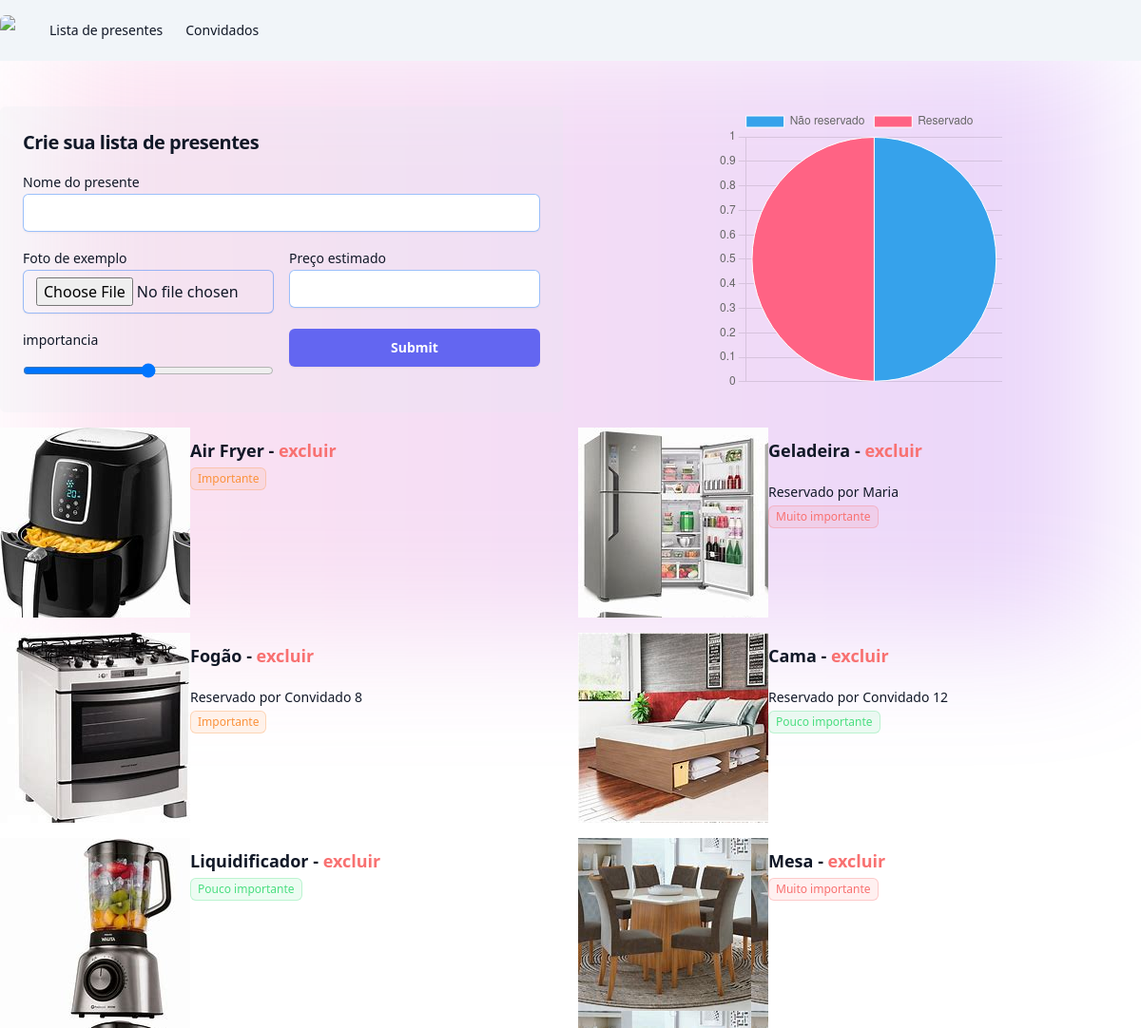
/noivos/, run on the app's committed database.
### noivos/models.py (models this page shows, shortened)
class Presentes(models.Model):
    nome_presente = models.CharField(max_length=100)
    foto = models.ImageField(upload_to='presentes')
    preco = models.DecimalField(max_digits=6, decimal_places=2)
    importancia = models.PositiveIntegerField()
    reservado = models.BooleanField(default=False)
    reservado_por = models.ForeignKey(Convidados, null=True, blank=True, on_delete=models.DO_NOTHING)

class Convidados(models.Model):
    status_choices = (
        ('AC', 'Aguardando confirmação'),
        ('C', 'Confirmado'),
        ('R', 'Recusado')
        )
    nome_convidado = models.CharField(max_length=100)
    whatsapp = models.CharField(max_length=25, null=True, blank=True)
    maximo_acompanhantes = models.PositiveIntegerField(default=0)
    token = models.CharField(max_length=25)
    status = models.CharField(max_length=2, choices=status_choices, default='AC')
    data_status = models.DateTimeField("Data Resposta", null=True, blank=True)
    def __str__(self):
        return self.nome_convidado

### noivos/views.py (the view, shortened to what this page needs)
# urls.py: 2. Add a URL to urlpatterns:  path('', views.home, name='home')
def home(request):
    if request.method == "GET":
        presentes = Presentes.objects.all()
        qtdNaoReservado = Presentes.objects.filter(reservado=False).count()
        qtdReservado = Presentes.objects.filter(reservado=True).count()
        return render(request, 'home.html', {'presentes': presentes, 'qtdReservado':qtdReservado, 'qtdNaoReservado':qtdNaoReservado})

### noivos/templates/home.html (shortened to what this page needs)
{% extends "layout.html" %}
{% block 'body' %}
    <div class="max-w-7xl mx-auto mt-12">
        <div class="grid grid-cols-2 gap-4">
            <div class="bg-slate-200/20 p-6 rounded-md">
                <h2 class="text-balance text-xl font-semibold tracking-tight text-gray-900">Crie sua lista de presentes</h2>
                    <form action="{% url 'home' %}" method="POST" enctype="multipart/form-data">{% csrf_token %}
                        <label class="mt-4 block text-sm leading-6 text-gray-900">Nome do presente</label>
                        <input type="text" name="nome_presente" class="block w-full rounded-md border-0 px-3.5 py-2 text-gray-900 shadow-sm ring-1 ring-inset ring-g">
                        <div class="flex space-x-4">
                            <div class="w-full">
                                <label class="mt-4 block text-sm leading-6 text-gray-900">Foto de exemplo</label>
                                <input type="file" name="foto" class="block w-full rounded-md border-0 px-3.5 py-2 text-gray-900 shadow-sm ring-1 ring-inset ring-gr">
                            </div>
                            <div class="w-full">
                                <label class="mt-4 block text-sm leading-6 text-gray-900">Preço estimado</label>
                                <input type="number" name="preco" class="block w-full rounded-md border-0 px-3.5 py-2 text-gray-900 shadow-sm ring-1 ring-inset ring">
                            </div>
                        </div>
                        <div class="flex space-x-4">
                            <div class="w-full">
                                <label class="mt-4 block text-sm leading-6 text-gray-900">importancia</label>
                                <input type="range" min='1' max="5" name="importancia" class="block w-full py-3 text-gray-900">
                            </div>
                            <div class="w-full">
                                <input type="submit" class="rounded-md w-full mt-4 bg-indigo-500 px-3.5 py-2.5 text-sm font-semibold text-white shadow-sm hover:bg-ind">
                            </div>
                        </div>
                    </form>
                </div>
                    <div class="mx-auto">
                        <canvas id="myChart" class=""></canvas>
                    </div>
                </div>
            </div>
    <p>
    <div class="grid grid-cols-2 mt-4 gap-4">
        {% for presente in presentes %}
            <div>
                {% if presente.foto %}
                    <div style="float:left; width:200px; height:200px; object-fit:cover; background-image:url({{presente.foto.url}})"></div>
                {% endif %}
                    <h3 class="mt-2 text-lg font-semibold leading-8 text-gray-900">{{presente.nome_presente}} - <a href="{% url 'excluir_presente' presente.id %}" class="text-red-400">excluir</a></h3>
                    {% if presente.reservado %}
                        <p class="mt-4 block text-sm leading-6 text-gray-900">Reservado por {{ presente.reservado_por }}</p>
                    {% endif %}
                {% if presente.importancia <= 2 %}
                    <span class="inline-flex items-center rounded-md bg-green-400/10 px-2 py-1 text-xs font-medium text-green-400 ring-1 ring-inset ring-green-400/30">Pouco importante
                    </span>
                {% elif presente.importancia < 4 %}
                    <span class="inline-flex items-center rounded-md bg-orange-400/10 px-2 py-1 text-xs font-medium text-orange-400 ring-1 ring-inset ring-orange-400/30">Importante
                    </span>
                {% else %}
                    <span class="inline-flex items-center rounded-md bg-red-400/10 px-2 py-1 text-xs font-medium text-red-400 ring-1 ring-inset ring-red-400/30">Muito importante
                    </span>
                {% endif %}
            </div>
        {% endfor %}
    </div>
    <script>
        const ctx = document.getElementById('myChart');
        new Chart(ctx, {
            type: 'pie',
            data: {
            labels: ['Não reservado', 'Reservado'],
                datasets: [{
                    label: 'Presentes',
                    data: [{{qtdNaoReservado}},{{qtdReservado}}],
                    borderWidth: 1
                }]
            },
            options: {
                scales: {
                    y: {
                    beginAtZero: true
                }
            }
            }
        });
    </script>
{% endblock 'body' %}

### templates/layout.html (shortened to what this page needs)
<!DOCTYPE html>
<html lang="pt-br">
<head>
    <script src="https://cdn.tailwindcss.com"></script>
</head>
<body>
    {% include "partials/navbar.html" %}
    {% block 'body' %} {% endblock %}
    <div class="absolute inset-x-0 top-10 -z-10 flex transform-gpu justify-center overflow-hidden blur-3xl" aria-hidden="true">
''    <div class="aspect-[1108/632] w-[69.25rem] flex-none bg-gradient-to-r from-pink-400 to-purple-600 opacity-20"
        style="clip-path: polygon(43% 17%, 38% 52%, 84% 75%, 68% 21%, 41% 80%, 94% 35%, 17% 29%, 23% 73%, 92% 54%, 62% 83%, 29% 14%, 33% 74%, 3% 57%, 53%"
        </div>
    </div>
</body>
</html>

### templates/partials/navbar.html
{% load static %}
<nav class="bg-slate-100">
    <div class="mx-auto max-w-7xl">
        <div class="relative flex h-16 items-center justify-between">
            <div class="flex flex-1 items-center justify-center sm:items-stretch sm:justify-start">
                <div class="flex flex-shrink-0 items-center">
                    <img class="h-8 w-auto rounded-md" src="{% static 'noivos/img/logo.webp' %}">
                </div>
                <div class="hidden sm:ml-6 sm:block">
                    <div class="flex">
                        <a href="{% url 'home' %}" class="rounded-md px-3 py-2 text-sm font-medium text-gray-900 hover:bg-gray-700 hover:text-white">Lista de presentes</a>
                        <a href="{% url 'lista_convidados' %}" class="rounded-md px-3 py-2 text-sm font-medium text-gray-900 hover:bg-gray-700 hover:text-white">Convidados</a>
                    </div>
                </div>
            </div>
        </div>
    </div>
</nav>

### data on the page
Presentes: foto (picture), nome_presente "Air Fryer", importancia "Importante"
Presentes: foto (picture), nome_presente "Geladeira", reservado_por "Maria", importancia "Muito importante"
Presentes: foto (picture), nome_presente "Fogão", reservado_por "Convidado 8", importancia "Importante"
Presentes: foto (picture), nome_presente "Cama", reservado_por "Convidado 12", importancia "Pouco importante"
Presentes: foto (picture), nome_presente "Liquidificador", importancia "Pouco importante"
Presentes: foto (picture), nome_presente "Mesa", importancia "Muito importante"

### other printed values
chart data {{ qtdNaoReservado }} 3
chart data {{ qtdReservado }} 3
